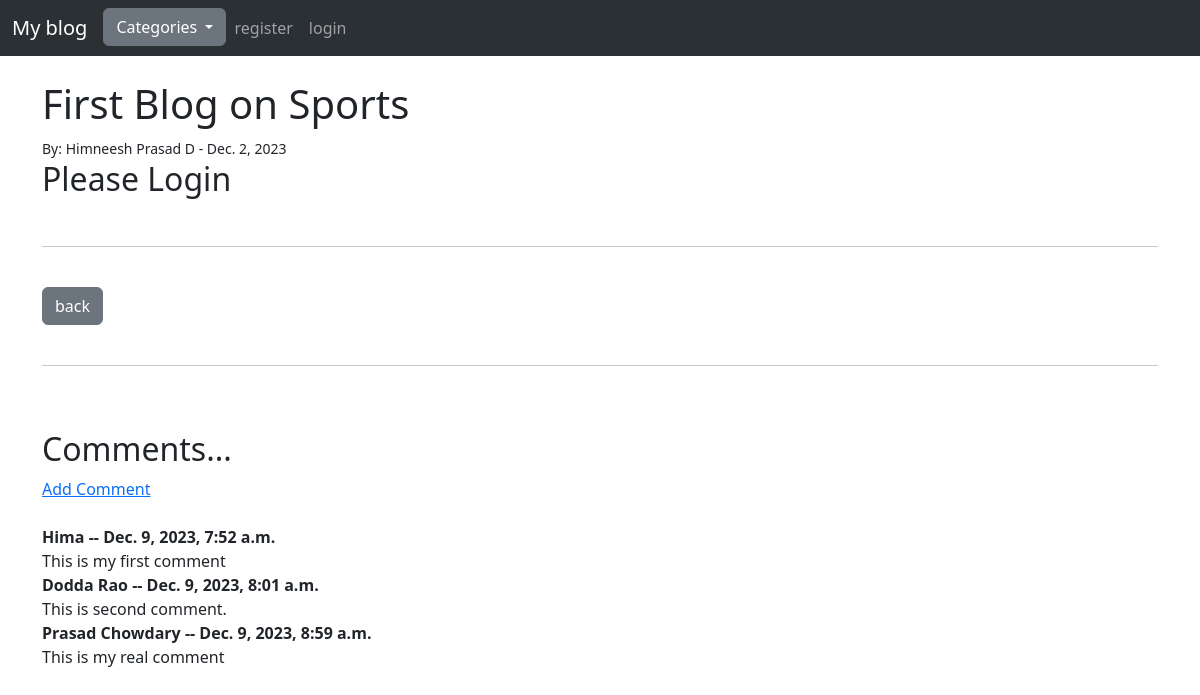
The app's page /article/1/ with its own data.
### blogapp/models.py (models this page shows, shortened)
class Post(models.Model):
    title = models.CharField(max_length=255)
    title_tag = models.CharField(max_length=255)
    author = models.ForeignKey(User, on_delete=models.CASCADE)
    body = RichTextField(blank=True, null=True)
    header_image = models.ImageField(null=True, blank=True, upload_to="images/")
    post_date = models.DateField(auto_now_add=True)
    category = models.CharField(max_length=255)
    snippet = models.CharField(max_length=255)
    likes = models.ManyToManyField(User, related_name='blog_post')

class Comment(models.Model):
    post = models.ForeignKey(Post,related_name="comments", on_delete=models.CASCADE)
    name = models.CharField(max_length=255)
    body = models.TextField()
    date_added = models.DateTimeField(auto_now_add=True)

### blogapp/views.py (the view)
# urls.py: path('article/<int:pk>/', views.ArticleDetailView.as_view(), name='article-detail'),
class ArticleDetailView(DetailView):
    model = Post
    template_name = 'article_details.html'
    def get_context_data(self, *args, **kwargs):
        cat_menu = Category.objects.all()
        context = super(ArticleDetailView, self).get_context_data(*args, **kwargs)
        context["cat_menu"] = cat_menu
        return context

### blogapp/models.py (called while the page is built)
    def __str__(self):
        return self.name

### templates/article_details.html (shortened to what this page needs)
{% extends "base.html" %}
{% load static %}
{% block content %}
<h1>{{ post.title }}</h1>
<small>By: {{ post.author.first_name }}
     {{ post.author.last_name }} -
     {{post.post_date}}
     {% if user.is_authenticated %}
        - <a href="{% url 'update-post' post.pk %}">Edit</a>  -
        <a href="{% url 'delete-post' post.pk %}">Delete</a>
        <form action="{% url 'like_post' post.pk %}" method="POST" >
            {% csrf_token %}
                <button type="submit" id="likeButton" onclick="likeFunction()" name="post_id" value="{{ post.id }}" class="btn btn-primary btn-sm">Like</button>
                {% comment %} <script>
                    function likeFunction() {
                        var btn = document.getElementById("likeButton");
                        if (btn.innerHTML === "Like") {
                            btn.innerHTML = "Unlike";
                        } else {
                            btn.innerHTML = "Like";
                        }
                    }
                    </script> {% endcomment %}
            - {{ post.likes.count }} likes
        </form>
        <br/>
        {% if post.header_image%}
            <img src="{{ post.header_image.url }}" />
        {% endif %}
        {{ post.body|safe }}
    {% else %}
    <h2>Please Login</h2>
    {% endif %}
</small><br/>
<hr>
<br/>
<a href={% url 'home' %} class="btn btn-secondary">back</a>
<br/><br/>
<hr>
<br/><br/>
<h2>Comments...</h2>
{% if not post.comments.all %}
        nameo comments yet.... <a href="{% url 'create-comment' post.pk %}" class="btn btn-secondary">Add one</a>
{% else %}
<a href="{% url 'create-comment' post.pk %}"> Add Comment </a><br><br>
    {% for comment in post.comments.all %}
        <strong>
            {{comment.name}} --
            {{ comment.date_added }}
        </strong>
        <br/>
        {{ comment.body }}</br>
    {% endfor %}
{% endif %}
{% endblock %}

### records on screen
Post: title "First Blog on Sports", author.first_name "Himneesh", author.last_name "Prasad D", post_date "Dec. 2, 2023"
Comment: name "Hima", date_added "Dec. 9, 2023, 7:52 a.m.", body "This is my first comment"
Comment: name "Dodda Rao", date_added "Dec. 9, 2023, 8:01 a.m.", body "This is second comment."
Comment: name "Prasad Chowdary", date_added "Dec. 9, 2023, 8:59 a.m.", body "This is my real comment"
